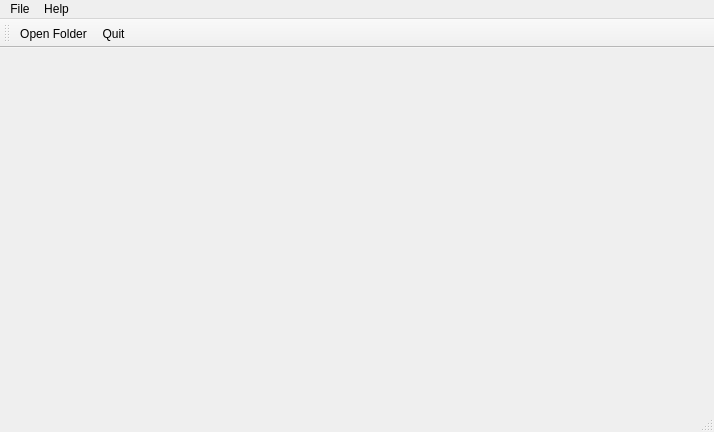
<?xml version="1.0" encoding="UTF-8"?>
<ui version="4.0">
 <class>PostExtractor</class>
 <widget class="QMainWindow" name="PostExtractor">
  <property name="geometry">
   <rect>
    <x>0</x>
    <y>0</y>
    <width>714</width>
    <height>432</height>
   </rect>
  </property>
  <property name="windowTitle">
   <string>WP Post Extractor</string>
  </property>
  <widget class="QWidget" name="centralWidget"/>
  <widget class="QMenuBar" name="menuBar">
   <property name="geometry">
    <rect>
     <x>0</x>
     <y>0</y>
     <width>714</width>
     <height>20</height>
    </rect>
   </property>
   <widget class="QMenu" name="menuFile">
    <property name="title">
     <string>File</string>
    </property>
    <addaction name="actionOpen_Folder"/>
    <addaction name="actionQuit"/>
   </widget>
   <widget class="QMenu" name="menuHelp">
    <property name="title">
     <string>Help</string>
    </property>
    <addaction name="actionAbout"/>
    <addaction name="actionAbout_Qt"/>
   </widget>
   <addaction name="menuFile"/>
   <addaction name="menuHelp"/>
  </widget>
  <widget class="QToolBar" name="mainToolBar">
   <attribute name="toolBarArea">
    <enum>TopToolBarArea</enum>
   </attribute>
   <attribute name="toolBarBreak">
    <bool>false</bool>
   </attribute>
   <addaction name="actionOpen_Folder"/>
   <addaction name="actionQuit"/>
  </widget>
  <widget class="QStatusBar" name="statusBar"/>
  <action name="actionQuit">
   <property name="icon">
    <iconset theme="window-close"/>
   </property>
   <property name="text">
    <string>Quit</string>
   </property>
  </action>
  <action name="actionAbout">
   <property name="icon">
    <iconset theme="help-about"/>
   </property>
   <property name="text">
    <string>About</string>
   </property>
  </action>
  <action name="actionAbout_Qt">
   <property name="icon">
    <iconset theme="qt"/>
   </property>
   <property name="text">
    <string>About Qt</string>
   </property>
  </action>
  <action name="actionOpen_Folder">
   <property name="icon">
    <iconset theme="document-open"/>
   </property>
   <property name="text">
    <string>Open Folder</string>
   </property>
  </action>
 </widget>
 <layoutdefault spacing="6" margin="11"/>
 <resources/>
 <connections/>
</ui>
